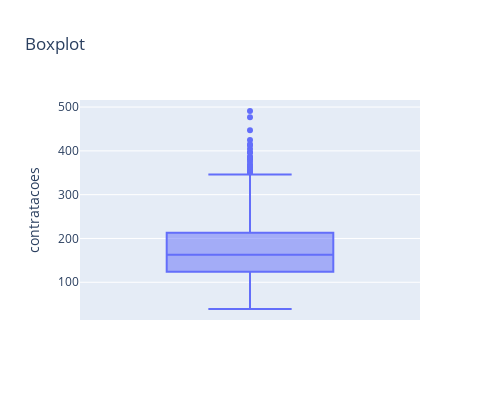

The cell this chart's notebook holds for it:
### Markdown cell above
#### 4.1. CHECK OUTLIERS

### Code cell
# Boxplot outliers values
fig3 = px.box(df, y='contratacoes', title='Boxplot', 
              labels={'contratacoes'}, width=500, height=400)
fig3.show()

### Figure 1 — Plotly figure (JSON) as saved in the notebook; plotly's stock layout.template omitted (floating-point values rounded to 4 significant figures; data arrays with more than 128 entries replaced by an {"elided": "..."} marker saying what was removed)
{"data": [{"alignmentgroup": "True", "hovertemplate": "contratacoes=%{y}<extra></extra>", "legendgroup": "", "marker": {"color": "#636efa"}, "name": "", "notched": false, "offsetgroup": "", "orientation": "v", "showlegend": false, "type": "box", "x0": " ", "xaxis": "x", "y": {"elided": "1886 int values"}, "y0": " ", "yaxis": "y"}], "layout": {"boxmode": "group", "height": 400, "legend": {"tracegroupgap": 0}, "title": {"text": "Boxplot"}, "width": 500, "xaxis": {"anchor": "y", "domain": [0, 1]}, "yaxis": {"anchor": "x", "domain": [0, 1], "title": {"text": "contratacoes"}}}}
